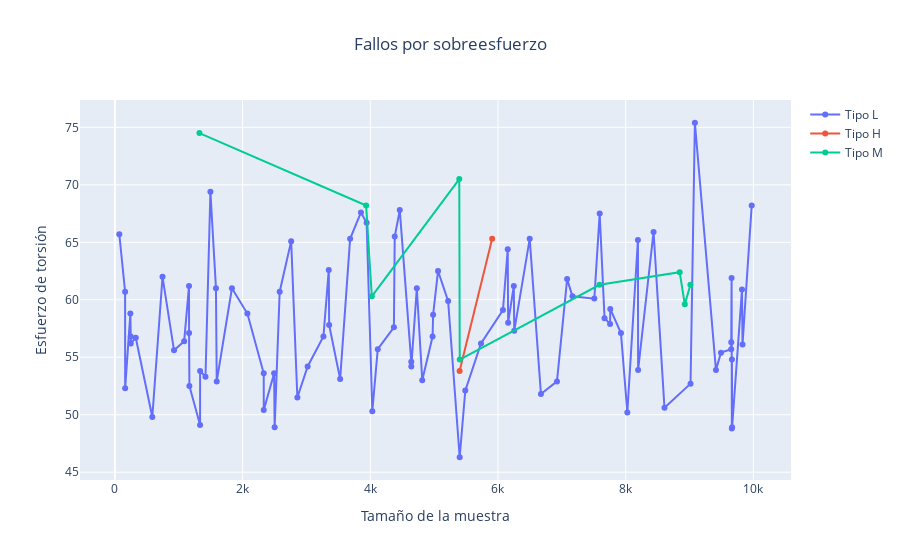

The code cell stored with this chart in its notebook:
### Code cell
#desgaste por herramientas

df_fl = df[['Type', 'Torque [Nm]', 'OSF']]
df_filtres = df_fl[df_fl['OSF'] == 1]

fig_osf = go.Figure()

for i, tipo in enumerate(tipos_maquina):
    df_tipo = df_filtres[df_filtres['Type'] == tipo]
    
    fig_osf.add_trace(go.Scatter(
        x=df_tipo.index,  
        y=df_tipo['Torque [Nm]'], 
        mode='lines+markers',  
        name=f'Tipo {tipo}',  
        line=dict(color=colores[i], width=2),
        visible=True,  
        hovertemplate=f"<b>Tipo {tipo}</b><br>" +  
                      "Esfuerzo: %{y:.2f}<br>" +
                      "<extra></extra>"  
    ))

fig_osf.update_layout(
    title={
        'text': 'Fallos por sobreesfuerzo',  
        'x': 0.5,
        'xanchor': 'center'
    },
    xaxis_title='Tamaño de la muestra',
    yaxis_title='Esfuerzo de torsión',
    hovermode='closest'
)
fig_osf.show()

### Figure 1 — Plotly figure (JSON) as saved in the notebook; plotly's stock layout.template omitted (floating-point values rounded to 4 significant figures)
{"data": [{"hovertemplate": "<b>Tipo L</b><br>Esfuerzo: %{y:.2f}<br><extra></extra>", "line": {"color": "#636EFA", "width": 2}, "mode": "lines+markers", "name": "Tipo L", "type": "scatter", "visible": true, "x": [69, 160, 161, 242, 248, 249, 327, 586, 746, 926, 1085, 1161, 1162, 1167, 1334, 1335, 1419, 1496, 1583, 1595, 1833, 2075, 2331, 2332, 2494, 2502, 2581, 2761, 2858, 3019, 3266, 3350, 3356, 3528, 3684, 3854, 3943, 4032, 4117, 4370, 4383, 4462, 4642, 4643, 4729, 4814, 4976, 4984, 5061, 5219, 5400, 5488, 5734, 6078, 6153, 6159, 6248, 6255, 6497, 6673, 6924, 7083, 7167, 7509, 7593, 7669, 7756, 7759, 7926, 8026, 8192, 8195, 8437, 8608, 9016, 9084, 9414, 9493, 9653, 9654, 9659, 9663, 9664, 9667, 9822, 9830, 9974], "y": [65.7, 60.7, 52.3, 58.8, 56.8, 56.2, 56.7, 49.8, 62.0, 55.6, 56.4, 61.2, 57.1, 52.5, 49.1, 53.8, 53.3, 69.4, 61.0, 52.9, 61.0, 58.8, 53.6, 50.4, 53.6, 48.9, 60.7, 65.1, 51.5, 54.2, 56.8, 62.6, 57.8, 53.1, 65.3, 67.6, 66.7, 50.3, 55.7, 57.6, 65.5, 67.8, 54.6, 54.2, 61.0, 53.0, 56.8, 58.7, 62.5, 59.9, 46.3, 52.1, 56.2, 59.1, 64.4, 58.0, 61.2, 57.3, 65.3, 51.8, 52.9, 61.8, 60.3, 60.1, 67.5, 58.4, 57.9, 59.2, 57.1, 50.2, 65.2, 53.9, 65.9, 50.6, 52.7, 75.4, 53.9, 55.4, 55.7, 56.3, 61.9, 48.8, 54.8, 48.9, 60.9, 56.1, 68.2]}, {"hovertemplate": "<b>Tipo H</b><br>Esfuerzo: %{y:.2f}<br><extra></extra>", "line": {"color": "#EF553B", "width": 2}, "mode": "lines+markers", "name": "Tipo H", "type": "scatter", "visible": true, "x": [5399, 5909], "y": [53.8, 65.3]}, {"hovertemplate": "<b>Tipo M</b><br>Esfuerzo: %{y:.2f}<br><extra></extra>", "line": {"color": "#00CC96", "width": 2}, "mode": "lines+markers", "name": "Tipo M", "type": "scatter", "visible": true, "x": [1324, 3935, 4024, 5394, 5401, 7591, 8846, 8926, 9014], "y": [74.5, 68.2, 60.3, 70.5, 54.8, 61.3, 62.4, 59.6, 61.3]}], "layout": {"hovermode": "closest", "title": {"text": "Fallos por sobreesfuerzo", "x": 0.5, "xanchor": "center"}, "xaxis": {"title": {"text": "Tamaño de la muestra"}}, "yaxis": {"title": {"text": "Esfuerzo de torsión"}}}}
